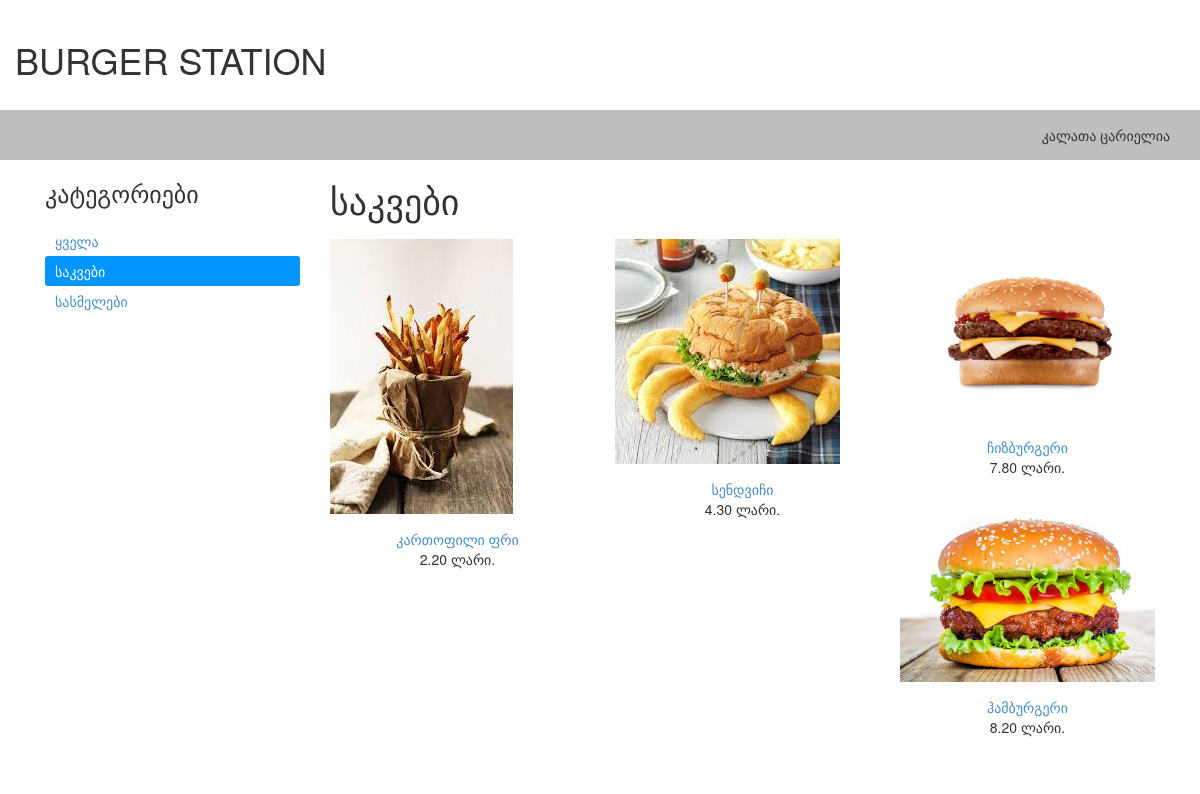
Page /shop/food-01/ on the committed database.
### shop/models.py (models this page shows, shortened)
class Category(models.Model):
    name = models.CharField(max_length=200, db_index=True)
    slug = models.SlugField(max_length=200, db_index=True, unique=True)
    def get_absolute_url(self):
        return reverse('shop:ProductListByCategory', args=[self.slug])
    class Meta:
        ordering = ['name']
        verbose_name_plural = ' კატეგორიები'
        verbose_name = ' კატეგორია'

class Product(models.Model):
    category = models.ForeignKey(Category, related_name='products',
                                 verbose_name=' კატეგორია',on_delete=models.CASCADE)
    name = models.CharField(max_length=200, db_index=True, verbose_name=' დასახელება')
    slug = models.SlugField(max_length=200, db_index=True,allow_unicode=True)
    image = models.ImageField(upload_to='products/%Y%m%d', blank=True,
                              verbose_name=' პროდუქტის გამოსახულება')
    description = models.CharField(max_length=200, verbose_name=' პროდუქტის აღწერა')
    price = models.DecimalField(max_digits=10, decimal_places=2, verbose_name=' ფასი')
    stock = models.PositiveIntegerField(verbose_name=' საწყობშია')
    available = models.BooleanField(default=True, verbose_name=' ხელმისაწვდომია')
    created = models.DateTimeField(auto_now_add=True)
    updated = models.DateTimeField(auto_now=True)
    def get_absolute_url(self):
        return reverse('shop:ProductDetail', args=[self.id, self.slug])
    class Meta:
        verbose_name_plural = ' პროდუქტები'
        ordering = ['name']
        index_together = [
            ['id', 'slug']
]

### shop/views.py (the view)
# urls.py: url(r'^(?P<category_slug>[-\w]+)/$', views.ProductList, name='ProductListByCategory'),
def ProductList(request, category_slug=None):
    category = None
    categories = Category.objects.all()
    products = Product.objects.filter(available=True)
    if category_slug:
        category = get_object_or_404(Category, slug=category_slug)
        products = products.filter(category=category)
    return render(request, 'shop/product/list.html', {
        'category': category,
        'categories': categories,
        'products': products
    })

### cart/cart.py (called while the page is built)
    def __len__(self):
        return sum(item['quantity'] for item in self.cart.values())

### cart/context_processors.py (called while the page is built)
def cart(request):
    return {'cart': Cart(request)}

### shop/templates/shop/product/list.html (shortened to what this page needs)
{% extends 'shop/base.html' %}
{% load static %}
{% block content %}
  <div id="sidebar" class="col-sm-3">
    <h3>კატეგორიები</h3>
    <ul>
      <li {% if not category %} class="selected" {% endif %}>
        <a href="{% url "shop:ProductList" %}">ყველა</a>
      </li>
      {% for cat in categories %}
        <li {% if category.slug == cat.slug %} class="selected" {% endif %}>
          <a href="{{ cat.get_absolute_url }}">{{ cat.name }}</a>
        </li>
      {% endfor %}
    </ul>
  </div>
  <div id="main" class="product_list col-sm-9">
    <h1>{% if category %}{{ category.name }}{% else %}მენიუ{% endif %}</h1>
    <div class="items row">
      {% for product in products %}
        <div class="item col-sm-4">
          <a href="{{ product.get_absolute_url }}">
            <img src="{% if product.image %}{{ product.image.url }}{% else %}{% static "img/no-image.jpg"%}{% endif %}" class="img-responsive">
          </a>
          <a href="{{ product.get_absolute_url }}">{{ product.name }}</a><br>
          {{ product.price }} ლარი.
        </div>
      {% endfor %}
    </div>
  </div>
{% endblock %}

### shop/static/css/style.css (style rules this page uses)
#sidebar ul { list-style: none; margin: 0; padding: 0; margin-top: 20px; }
#sidebar ul li { padding: 5px 10px; }
#sidebar ul li.selected { background: #0095ff; color: white; border-radius: 3px; }
#sidebar ul li.selected a { color: white; }
.items { margin-top: 20px; }
.item { text-align: center; margin-bottom: 30px; }
.item a img { margin-bottom: 15px; }

### rows in the picture
Category: name "საკვები"
Category: name "სასმელები"
Product: image (picture), name "კართოფილი ფრი", price "2.20"
Product: image (picture), name "სენდვიჩი", price "4.30"
Product: image (picture), name "ჩიზბურგერი", price "7.80"
Product: image (picture), name "ჰამბურგერი", price "8.20"
